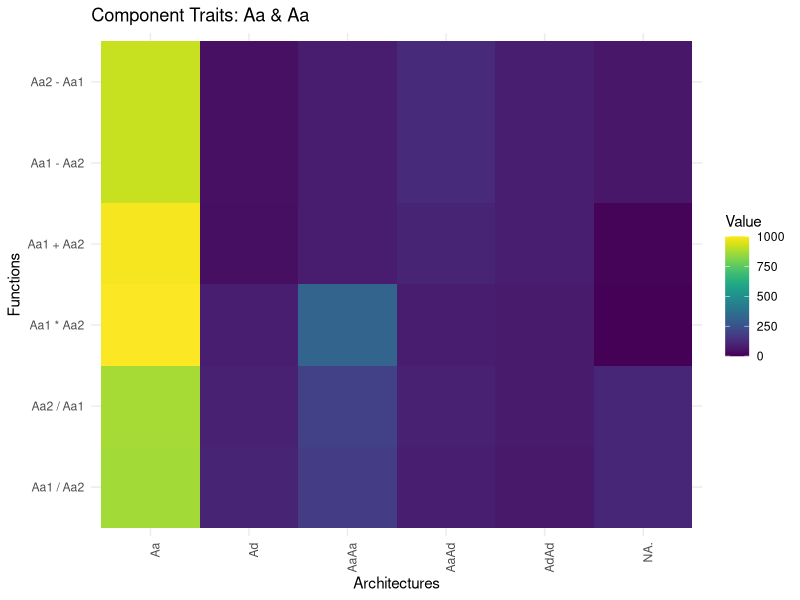
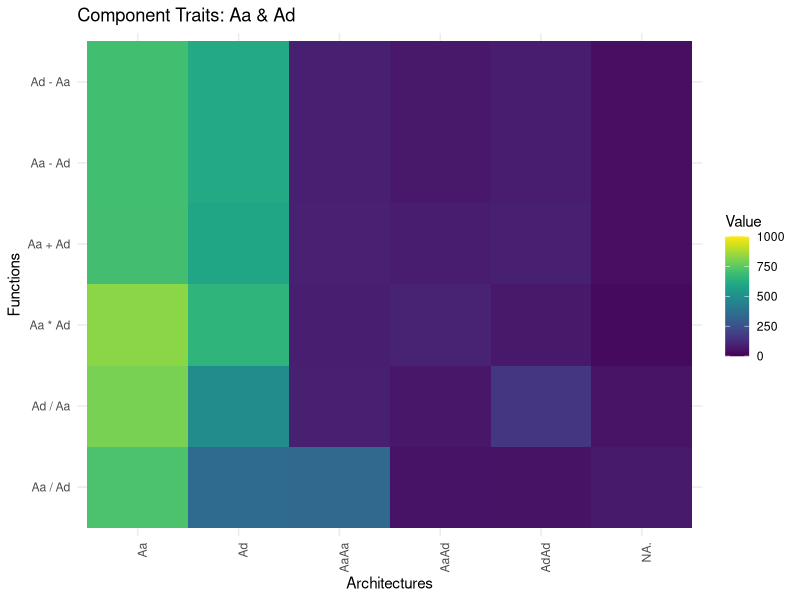
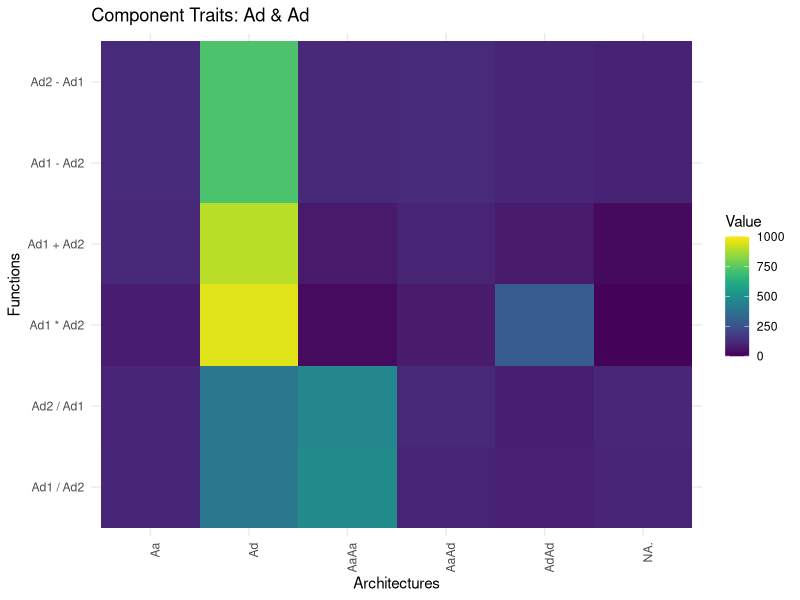

Source code (R) for these figures, in order:
library(ggplot2)
library(viridis)

##### colored matrix - Aa & Aa #####
data <- read.csv("../results/resAa.Aa.csv", header = TRUE, row.names = 1)

# Convert the data frame to a matrix
data_matrix <- as.matrix(data)

# Creating a data frame suitable for ggplot
data_long <- expand.grid(Row = rownames(data_matrix), 
                         Column = colnames(data_matrix))
data_long$Value <- as.vector(data_matrix)

# Creating the plot
ggplot(data_long, aes(x = Column, y = Row, fill = Value)) +
  geom_tile() +
  scale_fill_viridis(name = "Value", limits = c(0, 1000)) +
  labs(x = "Architectures", y = "Functions", title = "Component Traits: Aa & Aa") +
  theme_minimal() +
  theme(axis.text.x = element_text(angle = 90, hjust = 1))
##### colored matrix - Aa & Aa #####




##### colored matrix - Aa & Ad #####
data <- read.csv("../results/resAa.Ad.csv", header = TRUE, row.names = 1)

# Convert the data frame to a matrix
data_matrix <- as.matrix(data)

# Creating a data frame suitable for ggplot
data_long <- expand.grid(Row = rownames(data_matrix), 
                         Column = colnames(data_matrix))
data_long$Value <- as.vector(data_matrix)

# Creating the plot
ggplot(data_long, aes(x = Column, y = Row, fill = Value)) +
  geom_tile() +
  scale_fill_viridis(name = "Value", limits = c(0, 1000)) +
  labs(x = "Architectures", y = "Functions", title = "Component Traits: Aa & Ad") +
  theme_minimal() +
  theme(axis.text.x = element_text(angle = 90, hjust = 1))
##### colored matrix - Aa & Ad #####




##### colored matrix - Ad & Ad #####
data <- read.csv("../results/resAd.Ad.csv", header = TRUE, row.names = 1)

# Convert the data frame to a matrix
data_matrix <- as.matrix(data)

# Creating a data frame suitable for ggplot
data_long <- expand.grid(Row = rownames(data_matrix), 
                         Column = colnames(data_matrix))
data_long$Value <- as.vector(data_matrix)

# Creating the plot
ggplot(data_long, aes(x = Column, y = Row, fill = Value)) +
  geom_tile() +
  scale_fill_viridis(name = "Value", limits = c(0, 1000)) +
  labs(x = "Architectures", y = "Functions", title = "Component Traits: Ad & Ad") +
  theme_minimal() +
  theme(axis.text.x = element_text(angle = 90, hjust = 1))
##### colored matrix - Ad & Ad #####



